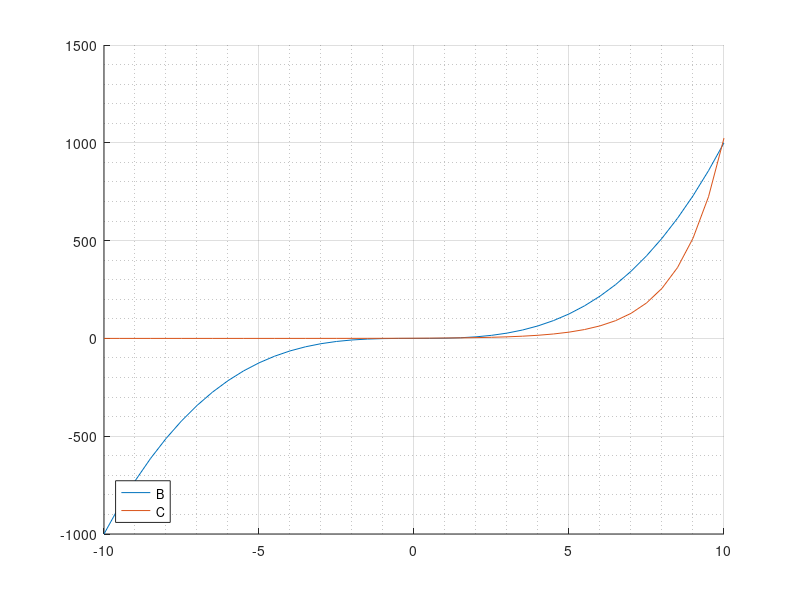

The MATLAB script that drew this image:
clc;
clear;
close all;

% this program will plot command to plot both B and C on the same graph..
% Notice : configure line 24 and 35 can affect outputs,
%          configure line 13 can change range of VECTOR A (initial VECTOR);

% define Vector A
A = [-10:0.5:10];

% test case [-100 - 100]
% A = [-100:0.5:100];


% create empty vector B , as the same length of vector A
B = zeros(size(A));

for i = [1:length(A)]
    B(i) = power(A(i), 3);
end

C = zeros(size(A));

for i = 1:length(A)
    C(i) = pow2(A(i));
end

% enable following to display context of vector C :
% disp(num2str(C));

% call following function to generate result. 
% if not required , disable following function !

% q1ResultGenerater(A,C);

close all;

% displays the major grid lines for the current axes or chart returned by the gca command. Major grid lines extend from each tick mark.
grid on;  

%  toggles the visibility of the minor grid lines. Minor grid lines lie between the tick marks. Not all types of charts support minor grid lines.
grid minor;

hold on; % display plots on the same window for now

% plot a draw use VECTOR A 's value as X-asis
plot(A,B);
plot(A,C);

% add label
legend({'B','C'},'Location','southwest')

hold off; % turn off plotting on the same window. 

